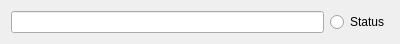
<?xml version="1.0" encoding="UTF-8"?>
<ui version="4.0">
 <class>ConnectionStatusForm</class>
 <widget class="QWidget" name="ConnectionStatusForm">
  <property name="geometry">
   <rect>
    <x>0</x>
    <y>0</y>
    <width>400</width>
    <height>40</height>
   </rect>
  </property>
  <property name="windowTitle">
   <string>Form</string>
  </property>
  <layout class="QVBoxLayout" name="verticalLayout">
   <item>
    <layout class="QHBoxLayout" name="horizontalLayout">
     <item>
      <widget class="QLineEdit" name="lineEdit">
       <property name="readOnly">
        <bool>true</bool>
       </property>
      </widget>
     </item>
     <item>
      <widget class="QRadioButton" name="statusButton">
       <property name="text">
        <string>Status</string>
       </property>
       <property name="checkable">
        <bool>false</bool>
       </property>
      </widget>
     </item>
    </layout>
   </item>
  </layout>
 </widget>
 <resources/>
 <connections/>
</ui>
